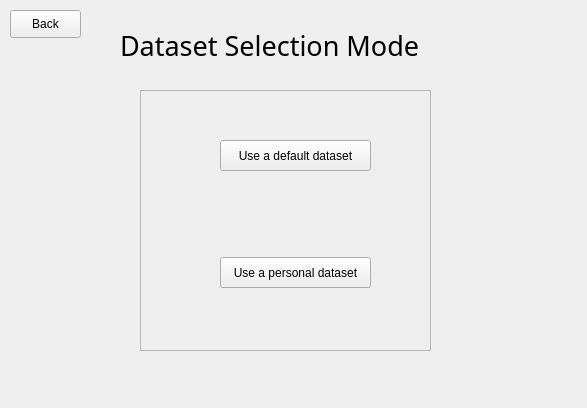
<?xml version="1.0" encoding="UTF-8"?>
<ui version="4.0">
 <class>MainWindow</class>
 <widget class="QMainWindow" name="MainWindow">
  <property name="geometry">
   <rect>
    <x>0</x>
    <y>0</y>
    <width>587</width>
    <height>408</height>
   </rect>
  </property>
  <property name="windowTitle">
   <string>MainWindow</string>
  </property>
  <widget class="QWidget" name="centralwidget">
   <widget class="QLabel" name="label">
    <property name="geometry">
     <rect>
      <x>120</x>
      <y>10</y>
      <width>371</width>
      <height>71</height>
     </rect>
    </property>
    <property name="font">
     <font>
      <family>Book Antiqua</family>
      <pointsize>20</pointsize>
     </font>
    </property>
    <property name="text">
     <string>Dataset Selection Mode</string>
    </property>
   </widget>
   <widget class="QFrame" name="frame">
    <property name="geometry">
     <rect>
      <x>140</x>
      <y>90</y>
      <width>291</width>
      <height>261</height>
     </rect>
    </property>
    <property name="frameShape">
     <enum>QFrame::StyledPanel</enum>
    </property>
    <property name="frameShadow">
     <enum>QFrame::Raised</enum>
    </property>
    <widget class="QPushButton" name="default_dataset">
     <property name="geometry">
      <rect>
       <x>80</x>
       <y>50</y>
       <width>151</width>
       <height>31</height>
      </rect>
     </property>
     <property name="text">
      <string>Use a default dataset</string>
     </property>
    </widget>
    <widget class="QPushButton" name="personal_dataset">
     <property name="geometry">
      <rect>
       <x>80</x>
       <y>167</y>
       <width>151</width>
       <height>31</height>
      </rect>
     </property>
     <property name="text">
      <string>Use a personal dataset</string>
     </property>
    </widget>
   </widget>
   <widget class="QPushButton" name="back">
    <property name="geometry">
     <rect>
      <x>10</x>
      <y>10</y>
      <width>71</width>
      <height>28</height>
     </rect>
    </property>
    <property name="text">
     <string>Back</string>
    </property>
   </widget>
  </widget>
 </widget>
 <resources/>
 <connections/>
</ui>
